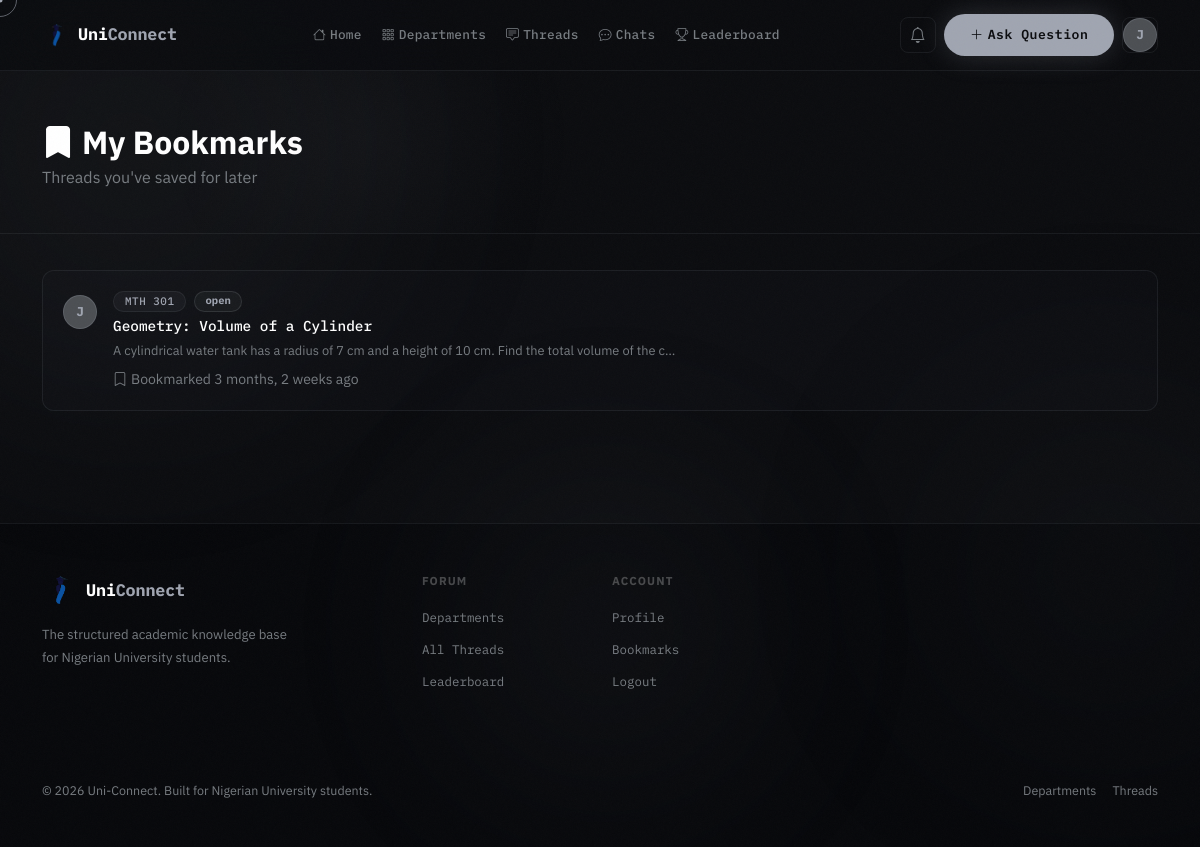
/bookmarks/ (signed in), run on the app's committed database.
### accounts/models.py (models this page shows, shortened)
class User(AbstractUser):
    ROLE_CHOICES = [
        ('student', 'Student'),
        ('lecturer', 'Lecturer'),
        ('admin', 'Admin'),
    ]
    is_email_verified = models.BooleanField(default=False)
    role = models.CharField(max_length=20, choices=ROLE_CHOICES, default='student')
    school = models.ForeignKey(
        'forum.School', on_delete=models.SET_NULL, null=True, blank=True, related_name='members'
    )
    department = models.ForeignKey(
        'forum.Department', on_delete=models.SET_NULL, null=True, blank=True, related_name='members'
    )
    matric_number = models.CharField(max_length=20, blank=True)
    bio = models.TextField(blank=True)
    avatar = models.ImageField(upload_to='avatars/', blank=True, null=True)
    reputation = models.IntegerField(default=0)
    created_at = models.DateTimeField(auto_now_add=True)

### forum/models.py (models this page shows, shortened)
class Bookmark(models.Model):
    user = models.ForeignKey(settings.AUTH_USER_MODEL, on_delete=models.CASCADE, related_name='bookmarks')
    thread = models.ForeignKey(Thread, on_delete=models.CASCADE, related_name='bookmarks')
    created_at = models.DateTimeField(auto_now_add=True)
    class Meta:
        unique_together = ['user', 'thread']

class Thread(models.Model):
    STATUS_CHOICES = [
        ('open', 'Open'),
        ('resolved', 'Resolved'),
        ('closed', 'Closed'),
    ]
    course = models.ForeignKey(Course, on_delete=models.CASCADE, related_name='threads')
    author = models.ForeignKey(settings.AUTH_USER_MODEL, on_delete=models.CASCADE, related_name='threads')
    title = models.CharField(max_length=300)
    content = models.TextField()
    attachment = models.FileField(upload_to='thread_attachments/', blank=True, null=True)
    voice_note = models.FileField(upload_to='thread_voice_notes/', blank=True, null=True)
    status = models.CharField(max_length=20, choices=STATUS_CHOICES, default='open')
    is_pinned = models.BooleanField(default=False)
    is_deleted = models.BooleanField(default=False)
    views = models.IntegerField(default=0)
    tags = models.ManyToManyField(Tag, blank=True, related_name='threads')
    created_at = models.DateTimeField(auto_now_add=True)
    updated_at = models.DateTimeField(auto_now=True)
    class Meta:
        ordering = ['-is_pinned', '-created_at']

class Course(models.Model):
    department = models.ForeignKey(Department, on_delete=models.CASCADE, related_name='courses')
    code = models.CharField(max_length=20)
    title = models.CharField(max_length=200)
    description = models.TextField(blank=True)
    level = models.CharField(max_length=10, default='100L')
    semester = models.CharField(max_length=20, default='First Semester')
    units = models.IntegerField(default=3)
    is_active = models.BooleanField(default=True)
    created_at = models.DateTimeField(auto_now_add=True)
    class Meta:
        ordering = ['code']
        unique_together = ['department', 'code']

### forum/views.py (the view)
# urls.py: path('bookmarks/', views.my_bookmarks, name='bookmarks'),
@login_required
def my_bookmarks(request):
    bookmarks = Bookmark.objects.filter(user=request.user).select_related(
        'thread__author', 'thread__course__department'
    ).order_by('-created_at')
    return render(request, 'forum/bookmarks.html', {'bookmarks': bookmarks})

### forum/context_processors.py (called while the page is built)
def unread_notifications(request):
    count = 0
    if request.user.is_authenticated:
        count = request.user.notifications.filter(is_read=False).count()
    return {'unread_notification_count': count}

### templates/forum/bookmarks.html (shortened to what this page needs)
{% extends 'base.html' %}
{% block content %}
<div class="page-header">
  <div class="container">
    <h1 class="h2 fw-bold text-white mb-1"><i class="bi bi-bookmark-fill me-2"></i>My Bookmarks</h1>
    <p class="text-muted mb-0">Threads you've saved for later</p>
  </div>
</div>
<div class="container pb-5">
  {% for bookmark in bookmarks %}
  <a href="{% url 'forum:thread_detail' bookmark.thread.pk %}" class="thread-card mb-3">
    <div class="d-flex align-items-start gap-3">
      <div class="avatar-sm mt-1">{{ bookmark.thread.author.username|first|upper }}</div>
      <div class="flex-grow-1">
        <div class="d-flex gap-2 mb-1">
          <span class="badge badge-glass small">{{ bookmark.thread.course.code }}</span>
          <span class="badge {% if bookmark.thread.status == 'resolved' %}badge-resolved{% else %}badge-open{% endif %}">{{ bookmark.thread.status }}</span>
        </div>
        <div class="thread-title">{{ bookmark.thread.title }}</div>
        <div class="thread-excerpt mt-1">{{ bookmark.thread.content|truncatechars:100 }}</div>
        <div class="text-muted small mt-2">
          <i class="bi bi-bookmark me-1"></i>Bookmarked {{ bookmark.created_at|timesince }} ago
        </div>
      </div>
    </div>
  </a>
  {% empty %}
  <div class="glass-panel p-5 text-center">
    <i class="bi bi-bookmark fs-1 text-muted d-block mb-3"></i>
    <p class="text-muted mb-3">No bookmarks yet.</p>
    <a href="{% url 'forum:thread_list' %}" class="btn btn-primary-glow">Browse Threads</a>
  </div>
  {% endfor %}
</div>
{% endblock %}

### templates/base.html (shortened to what this page needs)
<!doctype html>
<html lang="en" data-bs-theme="dark">
  <head>
    <link
      rel="stylesheet"
      href="https://cdn.jsdelivr.net/npm/bootstrap@5.3.3/dist/css/bootstrap.min.css"
    />
    <link
      rel="stylesheet"
      href="https://cdn.jsdelivr.net/npm/bootstrap-icons@1.11.3/font/bootstrap-icons.min.css"
    />
    {% load static %}
    <link rel="stylesheet" href="{% static 'css/main.css' %}" />
  </head>
  <body class="{% block body_class %}{% endblock %}">
    <div class="ambient-orb orb-1" aria-hidden="true"></div>
    <nav class="navbar navbar-expand-lg glass-nav">
      <div class="container">
        <a
          class="navbar-brand d-flex align-items-center gap-2"
          href="{% url 'forum:home' %}"
        >
          <img
            src="{% static 'logo-removebg-preview.png' %}"
            alt="Uni-Connect logo"
            class="site-logo navbar-logo"
          />
          <span class="brand-name"
            >Uni<span class="text-accent">Connect</span></span
          >
        </a>
        <div class="collapse navbar-collapse" id="navMain">
          <ul class="navbar-nav mx-auto gap-1">
            <li class="nav-item">
              <a class="nav-link nav-pill" href="{% url 'forum:home' %}"
                ><i class="bi bi-house me-1"></i>Home</a
              >
            </li>
            <li class="nav-item">
              <a class="nav-link nav-pill" href="{% url 'forum:departments' %}"
                ><i class="bi bi-grid-3x3-gap me-1"></i>Departments</a
              >
            </li>
            <li class="nav-item">
              <a class="nav-link nav-pill" href="{% url 'forum:thread_list' %}"
                ><i class="bi bi-chat-square-text me-1"></i>Threads</a
              >
            </li>
            {% if user.is_authenticated %}
            <li class="nav-item">
              <a class="nav-link nav-pill" href="{% url 'forum:chat_list' %}"
                ><i class="bi bi-chat-dots me-1"></i>Chats</a
              >
            </li>
            {% endif %}
            <li class="nav-item">
              <a class="nav-link nav-pill" href="{% url 'forum:leaderboard' %}"
                ><i class="bi bi-trophy me-1"></i>Leaderboard</a
              >
            </li>
          </ul>
          <div class="d-flex align-items-center gap-2">
            {% if user.is_authenticated %}
            <a
              href="{% url 'forum:notifications' %}"
              class="btn btn-ghost-icon position-relative"
            >
              <i class="bi bi-bell"></i>
            </a>
            <a
              href="{% url 'forum:create_thread' %}"
              class="btn btn-primary-glow btn-sm"
            >
              <i class="bi bi-plus-lg me-1"></i>Ask Question
            </a>
            <div class="dropdown">
              <button
                class="btn btn-ghost-icon dropdown-toggle no-caret"
                data-bs-toggle="dropdown"
              >
                <div class="avatar-sm">
                  {% if user.avatar %}
                  <img src="{{ user.avatar.url }}" alt="{{ user.username }}" />
                  {% else %}
                  <span>{{ user.username|first|upper }}</span>
                  {% endif %}
                </div>
              </button>
            </div>
            {% endif %}
          </div>
        </div>
      </div>
    </nav>
    <main>{% block content %}{% endblock %}</main>
    <footer class="footer-glass py-5 mt-5">
      <div class="container">
        <div class="row g-4">
          <div class="col-lg-4">
            <div class="d-flex align-items-center gap-2 mb-3">
              <img
                src="{% static 'logo-removebg-preview.png' %}"
                alt="Uni-Connect logo"
                class="site-logo"
              />
              <span class="brand-name"
                >Uni<span class="text-accent">Connect</span></span
              >
            </div>
            <p
              style="
                color: var(--muted);
                font-size: 0.82rem;
                line-height: 1.7;
                max-width: 260px;
              "
            >
              The structured academic knowledge base for Nigerian University students.
            </p>
          </div>
          <div class="col-6 col-lg-2">
            <p
              style="
                color: rgba(255, 255, 255, 0.25);
                font-size: 0.72rem;
                font-weight: 700;
                letter-spacing: 0.1em;
                text-transform: uppercase;
                margin-bottom: 14px;
              "
            >
              Forum
            </p>
            <ul class="list-unstyled footer-links">
              <li><a href="{% url 'forum:departments' %}">Departments</a></li>
              <li><a href="{% url 'forum:thread_list' %}">All Threads</a></li>
              <li><a href="{% url 'forum:leaderboard' %}">Leaderboard</a></li>
            </ul>
          </div>
          <div class="col-6 col-lg-2">
            <p
              style="
                color: rgba(255, 255, 255, 0.25);
                font-size: 0.72rem;
                font-weight: 700;
                letter-spacing: 0.1em;
                text-transform: uppercase;
                margin-bottom: 14px;
              "
            >
              Account
            </p>
            <ul class="list-unstyled footer-links">
              {% if user.is_authenticated %}
              <li><a href="{% url 'accounts:profile' %}">Profile</a></li>
              <li><a href="{% url 'forum:bookmarks' %}">Bookmarks</a></li>
              <li><a href="{% url 'accounts:logout' %}">Logout</a></li>
              {% else %}
              <li><a href="{% url 'accounts:login' %}">Login</a></li>
              <li><a href="{% url 'accounts:register' %}">Register</a></li>
              {% endif %}
            </ul>
          </div>
        </div>
        <div
          class="d-flex justify-content-between align-items-center flex-wrap gap-3"
        >
          <p style="color: var(--muted); font-size: 0.78rem; margin: 0">
            © 2026 Uni-Connect. Built for Nigerian University students.
          </p>
          <div class="d-flex gap-3">
            <a
              href="{% url 'forum:departments' %}"
              style="
                color: var(--muted);
                font-size: 0.78rem;
                text-decoration: none;
              "
              onmouseenter="this.style.color = 'var(--accent)'"
              onmouseleave="this.style.color = 'var(--muted)'"
              >Departments</a
            >
            <a
              href="{% url 'forum:thread_list' %}"
              style="
                color: var(--muted);
                font-size: 0.78rem;
                text-decoration: none;
              "
              onmouseenter="this.style.color = 'var(--accent)'"
              onmouseleave="this.style.color = 'var(--muted)'"
              >Threads</a
            >
          </div>
        </div>
      </div>
    </footer>
    {% load static %}
  </body>
</html>

### data on the page
User: username|first "J"
Bookmark: thread.author.username|first "J", thread.course.code "MTH 301", thread.status "open", thread "Geometry: Volume of a Cylinder", thread.content "A cylindrical water tank has a radius of 7 cm and a height of 10 cm. Find the total volume of the c…", created_at "3 months, 2 weeks"
